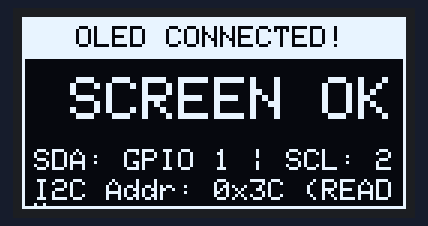
Bench run of a sketch on a simulated ESP32-S3. Parts: 128×64 one-colour display. What the sketch prints to the serial monitor is not drawn.

Above: at 1.1 s.

The sketch:

01_oled_test.ino
```cpp
#include <Arduino.h>
#include <Wire.h>
#include <Adafruit_GFX.h>
#include <Adafruit_SSD1306.h>

Adafruit_SSD1306 display(128, 64, &Wire, -1);
bool screenWorking = false;

bool checkAndLightUp(int sda, int scl) {
  Wire.end();
  delay(10);
  Wire.begin(sda, scl);
  Wire.setClock(100000);
  Wire.setTimeOut(30);

  for (byte addr = 0x3C; addr <= 0x3D; addr++) {
    Wire.beginTransmission(addr);
    byte err = Wire.endTransmission();
    if (err == 0) {
      if (display.begin(SSD1306_SWITCHCAPVCC, addr, false, false)) {
        display.ssd1306_command(SSD1306_DISPLAYALLON_RESUME); // 0xA4: ยกเลิกจอขาว
        display.ssd1306_command(SSD1306_NORMALDISPLAY);       // 0xA6: โหมดปกติ
        display.dim(false);
        display.clearDisplay();
        display.fillRect(0, 0, 128, 14, SSD1306_WHITE);
        display.setTextColor(SSD1306_BLACK);
        display.setTextSize(1);
        display.setCursor(18, 3);
        display.println("OLED CONNECTED!");

        display.setTextColor(SSD1306_WHITE);
        display.setTextSize(2);
        display.setCursor(16, 20);
        display.println("SCREEN OK");

        display.setTextSize(1);
        display.setCursor(4, 44);
        display.printf("SDA: GPIO %d | SCL: %d\n", sda, scl);
        display.setCursor(4, 54);
        display.printf("I2C Addr: 0x%02X (READY)\n", addr);
        display.drawRect(0, 0, 128, 64, SSD1306_WHITE);
        display.display();

        Serial.printf("\n🎉🎉🎉 [OLED DETECTED & ACTIVE!] SDA=%d, SCL=%d, Addr=0x%02X 🎉🎉🎉\n", sda, scl, addr);
        Serial.println(">> หน้าจอหายขาวแล้ว และแสดงผลตัวหนังสือสำเร็จ 100%! <<\n");
        return true;
      }
    }
  }
  return false;
}

void setup() {
  Serial.begin(115200);
  delay(1000);
  Serial.println("\n=======================================================");
  Serial.println("  LIVE REAL-TIME OLED RECOVERY & TESTER (ESP32-S3)     ");
  Serial.println("  กำลังรอตรวจจับสายจอ OLED แบบ Real-Time ทุกๆ 1 วินาที...");
  Serial.println("=======================================================");
}

unsigned long lastProbe = 0;

void loop() {
  unsigned long now = millis();
  if (now - lastProbe >= 1000) {
    lastProbe = now;

    // 1. ตรวจสอบพินเป้าหมายหลัก SDA=1, SCL=2
    if (checkAndLightUp(1, 2)) {
      screenWorking = true;
      return;
    }

    // 2. ตรวจสอบกรณีสลับสาย SDA=2, SCL=1
    if (checkAndLightUp(2, 1)) {
      screenWorking = true;
      return;
    }

    // 3. สแกนพินข้างเคียงของ ESP32-S3
    const int pairs[][2] = {
      {8, 9}, {9, 8},
      {2, 42}, {42, 2},
      {42, 41}, {41, 42},
      {5, 6}, {6, 5},
      {17, 18}, {18, 17}
    };
    for (auto& p : pairs) {
      if (checkAndLightUp(p[0], p[1])) {
        screenWorking = true;
        return;
      }
    }

    Serial.println("[WAITING] ยังไม่พบสัญญาณจอ OLED (จอขาวเพราะสาย I2C/GND ยังไม่ต่อถึงบอร์ด)");
  }
}
```
